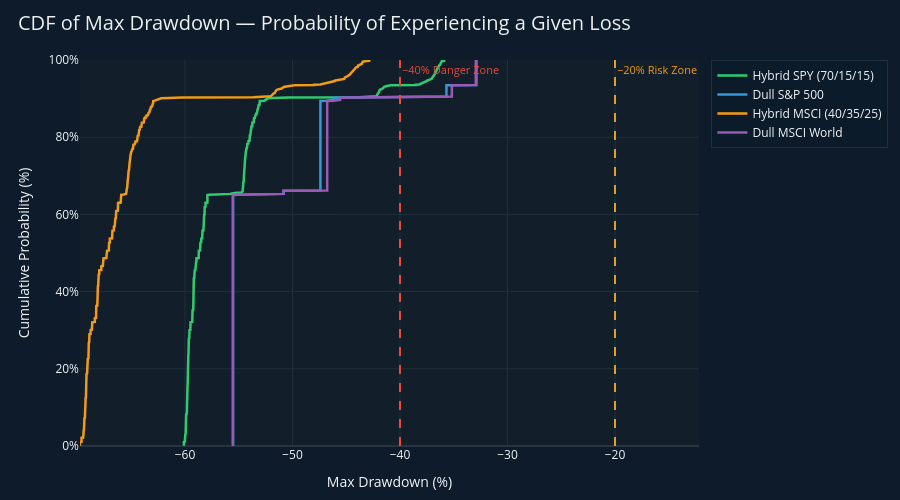

The notebook cell saved with this chart:
### Markdown cell above
## 🎯 Risk Profile — CDF Analysis
### What Is the Probability of Experiencing a Given Drawdown?

The **Cumulative Distribution Function (CDF)** of Max Drawdown answers:  
*"What percentage of historical rolling windows experienced a drawdown worse than X%?"*

A steep curve = tight distribution = more predictable downside.  
A flat curve = fat tail = higher probability of extreme losses.

### Code cell
fig = go.Figure()

for i, (col, name) in enumerate(zip(mdd_cols, strat_names)):
    color = STRAT_PALETTE[i % len(STRAT_PALETTE)]
    sorted_mdd = np.sort(df[col] * 100)
    y_cdf = np.arange(1, len(sorted_mdd) + 1) / len(sorted_mdd) * 100

    fig.add_trace(go.Scatter(
        x=sorted_mdd, y=y_cdf, mode='lines', name=name,
        line=dict(color=color, width=2.5),
        hovertemplate=f'<b>{name}</b><br>MDD ≤ %{{x:.1f}}%<br>Probability: %{{y:.1f}}%<extra></extra>'
    ))

for pct, label, clr in [(-20, '−20% Risk Zone', GOLD), (-40, '−40% Danger Zone', CRIMSON)]:
    fig.add_vline(x=pct, line_dash='dash', line_color=clr,
                  annotation_text=label, annotation_position='top right',
                  annotation_font_color=clr, annotation_font_size=11)

fig.update_layout(
    template='plotly_dark',
    paper_bgcolor=NAVY, plot_bgcolor='#121E2A',
    title=dict(text='CDF of Max Drawdown — Probability of Experiencing a Given Loss',
               font=dict(size=20, color=LIGHT), x=0.02),
    xaxis=dict(title='Max Drawdown (%)', gridcolor='#1E2F3E'),
    yaxis=dict(title='Cumulative Probability (%)', gridcolor='#1E2F3E',
               ticksuffix='%', range=[0, 100]),
    legend=dict(bgcolor='rgba(13,27,42,0.9)', bordercolor='#1E2F3E', borderwidth=1),
    hovermode='x unified', height=500, margin=dict(t=60, b=50)
)
fig.show()

### Figure 1 — Plotly figure (JSON) as saved in the notebook; plotly's stock layout.template omitted (floating-point values rounded to 4 significant figures; data arrays with more than 128 entries replaced by an {"elided": "..."} marker saying what was removed)
{"data": [{"hovertemplate": "<b>Hybrid SPY (70/15/15)</b><br>MDD ≤ %{x:.1f}%<br>Probability: %{y:.1f}%<extra></extra>", "line": {"color": "#2ECC71", "width": 2.5}, "mode": "lines", "name": "Hybrid SPY (70/15/15)", "type": "scatter", "x": {"elided": "1329 float values"}, "y": {"elided": "1329 float values"}}, {"hovertemplate": "<b>Dull S&P 500</b><br>MDD ≤ %{x:.1f}%<br>Probability: %{y:.1f}%<extra></extra>", "line": {"color": "#3498DB", "width": 2.5}, "mode": "lines", "name": "Dull S&P 500", "type": "scatter", "x": {"elided": "1329 float values"}, "y": {"elided": "1329 float values"}}, {"hovertemplate": "<b>Hybrid MSCI (40/35/25)</b><br>MDD ≤ %{x:.1f}%<br>Probability: %{y:.1f}%<extra></extra>", "line": {"color": "#F39C12", "width": 2.5}, "mode": "lines", "name": "Hybrid MSCI (40/35/25)", "type": "scatter", "x": {"elided": "1329 float values"}, "y": {"elided": "1329 float values"}}, {"hovertemplate": "<b>Dull MSCI World</b><br>MDD ≤ %{x:.1f}%<br>Probability: %{y:.1f}%<extra></extra>", "line": {"color": "#9B59B6", "width": 2.5}, "mode": "lines", "name": "Dull MSCI World", "type": "scatter", "x": {"elided": "1329 float values"}, "y": {"elided": "1329 float values"}}], "layout": {"annotations": [{"font": {"color": "#F39C12", "size": 11}, "showarrow": false, "text": "−20% Risk Zone", "x": -20, "xanchor": "left", "xref": "x", "y": 1, "yanchor": "top", "yref": "y domain"}, {"font": {"color": "#E74C3C", "size": 11}, "showarrow": false, "text": "−40% Danger Zone", "x": -40, "xanchor": "left", "xref": "x", "y": 1, "yanchor": "top", "yref": "y domain"}], "height": 500, "hovermode": "x unified", "legend": {"bgcolor": "rgba(13,27,42,0.9)", "bordercolor": "#1E2F3E", "borderwidth": 1}, "margin": {"b": 50, "t": 60}, "paper_bgcolor": "#0D1B2A", "plot_bgcolor": "#121E2A", "shapes": [{"line": {"color": "#F39C12", "dash": "dash"}, "type": "line", "x0": -20, "x1": -20, "xref": "x", "y0": 0, "y1": 1, "yref": "y domain"}, {"line": {"color": "#E74C3C", "dash": "dash"}, "type": "line", "x0": -40, "x1": -40, "xref": "x", "y0": 0, "y1": 1, "yref": "y domain"}], "title": {"font": {"color": "#ECF0F1", "size": 20}, "text": "CDF of Max Drawdown — Probability of Experiencing a Given Loss", "x": 0.02}, "xaxis": {"gridcolor": "#1E2F3E", "title": {"text": "Max Drawdown (%)"}}, "yaxis": {"gridcolor": "#1E2F3E", "range": [0, 100], "ticksuffix": "%", "title": {"text": "Cumulative Probability (%)"}}}}
